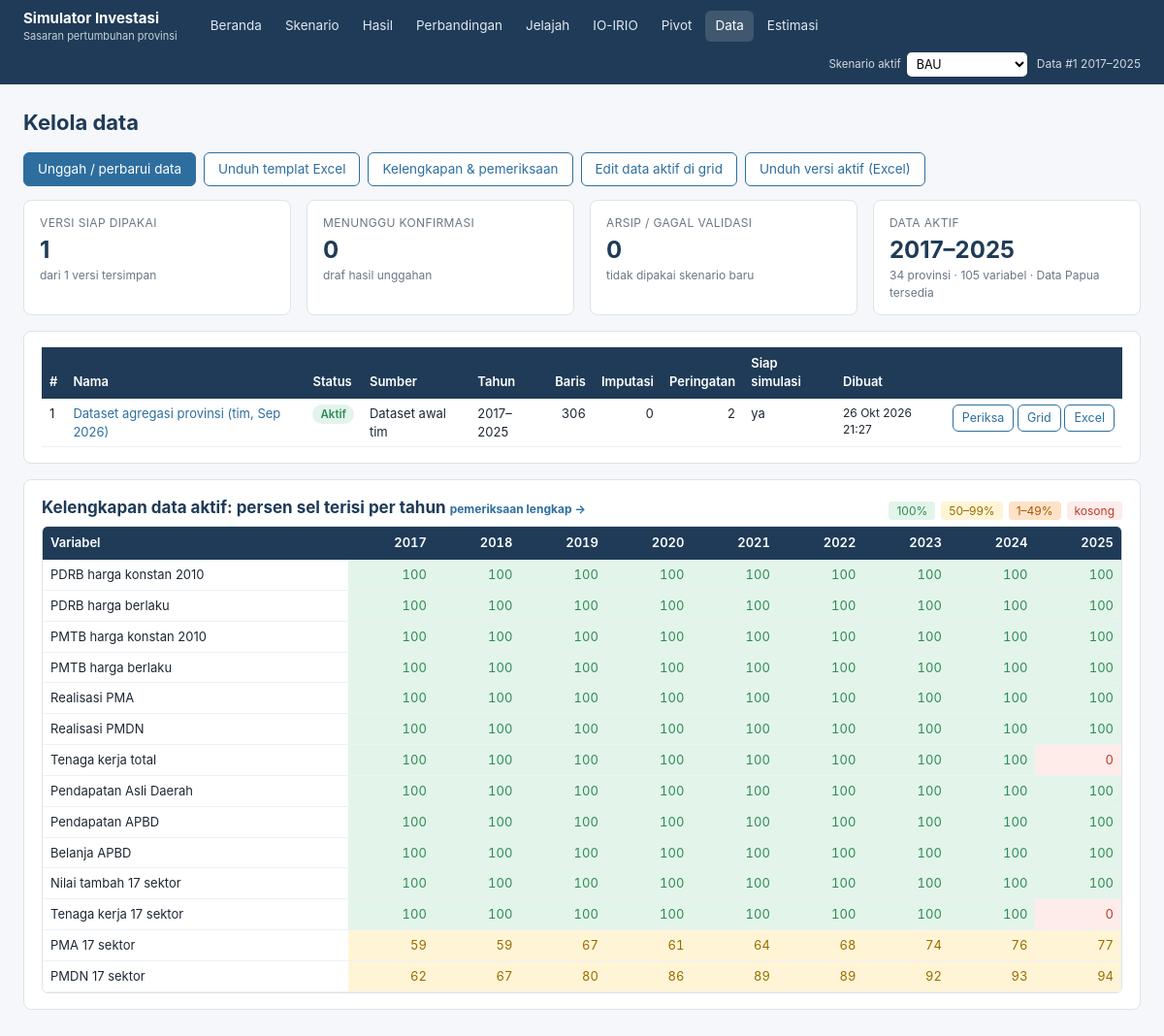
The app's page /data/ with its own data.
### datapanel/models.py (models this page shows, shortened)
class VersiData(models.Model):
    class Status(models.TextChoices):
        DRAF = "draf", "Draf (menunggu konfirmasi)"
        SIAP = "siap", "Siap dipakai"
        AKTIF = "aktif", "Aktif"
        ARSIP = "arsip", "Arsip"
        GAGAL = "gagal", "Gagal validasi"
    class Sumber(models.TextChoices):
        AWAL = "awal", "Dataset awal tim"
        UNGGAH = "unggah", "Unggahan baru"
        PEMBARUAN = "pembaruan", "Pembaruan atas versi lain"
        EDIT = "edit", "Suntingan manual"
    nama = models.CharField(max_length=120)
    keterangan = models.TextField(blank=True)
    sumber = models.CharField(max_length=12, choices=Sumber.choices, default=Sumber.UNGGAH)
    status = models.CharField(max_length=8, choices=Status.choices, default=Status.DRAF)
    induk = models.ForeignKey("self", null=True, blank=True, on_delete=models.SET_NULL,
                              related_name="turunan")
    berkas = models.FileField(upload_to="unggahan/%Y%m/", blank=True)
    nama_berkas = models.CharField(max_length=255, blank=True)
    opsi_pembersihan = models.JSONField(default=dict, blank=True)
    laporan = models.JSONField(default=list, blank=True)
    ringkasan = models.JSONField(default=dict, blank=True)
    tahun_awal = models.PositiveSmallIntegerField(null=True, blank=True)
    tahun_akhir = models.PositiveSmallIntegerField(null=True, blank=True)
    n_baris = models.PositiveIntegerField(default=0)
    pangsa_pemekaran = models.JSONField(default=dict, blank=True)
    dibuat = models.DateTimeField(auto_now_add=True)
    dibuat_oleh = models.ForeignKey(settings.AUTH_USER_MODEL, null=True, blank=True,
                                    on_delete=models.SET_NULL)
    class Meta:
        ordering = ["-dibuat"]
        verbose_name_plural = "versi data"
    @classmethod
    def aktif(cls):
        return cls.objects.filter(status=cls.Status.AKTIF).first()
    @property
    def lengkap_untuk_simulasi(self):
        return bool(self.ringkasan.get("lengkap_untuk_simulasi"))
    @property
    def bisa_rinci_papua(self):
        return bool((self.pangsa_pemekaran or {}).get("kunci"))
    def ke_dataframe(self, dengan_catatan=False):
        baris, catatan = [], {}
        for kode, tahun, nilai, cat in self.observasi.values_list(
                "provinsi_id", "tahun", "nilai", "catatan"):
            baris.append({"kode": kode, "tahun": tahun, **nilai})
            if cat:
                catatan[(kode, tahun)] = cat
        df = pd.DataFrame(baris)
        if df.empty:
            df = pd.DataFrame(columns=["kode", "tahun"])
        df = df.set_index(["kode", "tahun"]).sort_index().astype(float)
        return (df, catatan) if dengan_catatan else df

### datapanel/views.py (the view)
# urls.py: path("", views.daftar_versi, name="daftar_versi"),
def daftar_versi(request):
    versi_list = VersiData.objects.all()
    aktif = VersiData.aktif()
    S = VersiData.Status
    konteks = {"versi_list": versi_list, "n_pakai": versi_list.filter(status__in=[S.SIAP, S.AKTIF]).count(),
               "n_draf": versi_list.filter(status=S.DRAF).count(),
               "n_arsip": versi_list.filter(status__in=[S.ARSIP, S.GAGAL]).count()}
    if aktif:
        konteks["lengkap"] = _kelengkapan(aktif)
    return render(request, "datapanel/daftar_versi.html", konteks)

### datapanel/context_processors.py (called while the page is built)
def versi_aktif(request):
    return {"versi_aktif": VersiData.aktif(), "nama_provinsi": _NAMA}

### datapanel/templatetags/format_id.py (called while the page is built)
def _id(nilai, digit):
    s = f"{nilai:,.{digit}f}"
    return s.replace(",", "\0").replace(".", ",").replace("\0", ".")

@register.filter
def angka(nilai, digit=1):
    try:
        v = float(nilai)
    except (TypeError, ValueError):
        return "–"
    if math.isnan(v):
        return "–"
    return _id(v, int(digit))

### datapanel/variabel.py (called while the page is built)
def label(kode):
    if kode in PER_KODE:
        return PER_KODE[kode].label
    if kode in INDIKATOR_TURUNAN:
        return INDIKATOR_TURUNAN[kode][0]
    return kode

### datapanel/views.py (called while the page is built)
def _kelengkapan(versi):
    df = tambah_turunan(versi.ke_dataframe())
    tahun = sorted(int(t) for t in df.index.get_level_values("tahun").unique())
    terisi = df.notna().groupby(level="tahun").mean() * 100
    baris = [(V.label(k), [float(terisi.at[t, k]) for t in tahun]) for k in KELENGKAPAN if k in terisi]
    for awal, lbl in GRUP_SEKTORAL:
        kol = [c for c in terisi.columns if c.startswith(awal) and c[len(awal):] in V.KODE_SEKTOR]
        if kol:
            baris.append((lbl, [float(terisi.loc[t, kol].mean()) for t in tahun]))
    return {"tahun": tahun, "baris": baris, "n_prov": df.index.get_level_values("kode").nunique(),
            "n_var": len([c for c in df.columns if c in V.PER_KODE])}

### simulasi/aktif.py (called while the page is built)
def ambil(request):
    pk = request.session.get(KUNCI)
    qs = Skenario.objects.filter(hasil__isnull=False).select_related("hasil", "versi_data")
    sk = qs.filter(pk=pk).first() if pk else None
    if sk is None:
        sk = qs.filter(kelompok=Skenario.Kelompok.BAWAAN, templat="P0").first() or qs.order_by("-diubah").first()
    return sk

def grup():
    semua = list(Skenario.objects.only("pk", "nama", "singkat", "kelompok", "templat", "status").order_by("templat", "nama"))
    return [("Default", [s for s in semua if s.kelompok == Skenario.Kelompok.BAWAAN]),
            ("Kustom", [s for s in semua if s.kelompok != Skenario.Kelompok.BAWAAN])]

### simulasi/context_processors.py (called while the page is built)
def skenario_aktif(request):
    if request.path.startswith(("/admin/", "/static/")):
        return {}
    return {"sk_aktif": aktif.ambil(request), "sk_grup": aktif.grup(),
            "di_hasil": bool(re.match(r"^/skenario/\d+/$", request.path))}

### simulasi/models.py (called while the page is built)
    @property
    def label(self):
        return self.singkat or self.nama

### simulator/akses.py (called while the page is built, shortened)
    def __call__(self, request):
        return self.get_response(request)

### templates/datapanel/daftar_versi.html (shortened to what this page needs)
{% extends "base.html" %}
{% load format_id %}
{% block isi %}
<h1>Kelola data</h1>
<div class="aksi" style="margin-bottom:14px">
  <a class="btn" href="{% url 'datapanel:unggah' %}">Unggah / perbarui data</a>
  <a class="btn garis" href="{% url 'datapanel:templat' %}">Unduh templat Excel</a>
  {% if versi_aktif %}<a class="btn garis" href="{% url 'datapanel:kelengkapan' versi_aktif.pk %}">Kelengkapan &amp; pemeriksaan</a>
  <a class="btn garis" href="{% url 'datapanel:sunting_grid' versi_aktif.pk %}">Edit data aktif di grid</a>
  <a class="btn garis" href="{% url 'datapanel:unduh_versi' versi_aktif.pk %}">Unduh versi aktif (Excel)</a>{% endif %}
</div>
<div class="grid g4" style="margin-bottom:16px">
  <div class="kpi"><div class="label">Versi siap dipakai</div><div class="nilai">{{ n_pakai }}</div><div class="ket">dari {{ versi_list|length }} versi tersimpan</div></div>
  <div class="kpi"><div class="label">Menunggu konfirmasi</div><div class="nilai">{{ n_draf }}</div><div class="ket">draf hasil unggahan</div></div>
  <div class="kpi"><div class="label">Arsip / gagal validasi</div><div class="nilai">{{ n_arsip }}</div><div class="ket">tidak dipakai skenario baru</div></div>
  <div class="kpi"><div class="label">Data aktif</div><div class="nilai">{% if versi_aktif %}{{ versi_aktif.tahun_awal }}–{{ versi_aktif.tahun_akhir }}{% else %}–{% endif %}</div>
    <div class="ket">{% if lengkap %}{{ lengkap.n_prov }} provinsi · {{ lengkap.n_var }} variabel{% if versi_aktif.bisa_rinci_papua %} · Data Papua tersedia{% endif %}{% else %}belum ada versi aktif{% endif %}</div></div>
</div>
<div class="kartu">
<table class="tabel">
  <thead><tr><th>#</th><th>Nama</th><th>Status</th><th>Sumber</th><th>Tahun</th><th class="n">Baris</th><th class="n">Imputasi</th><th class="n">Peringatan</th><th>Siap simulasi</th><th>Dibuat</th><th></th></tr></thead>
  <tbody>
  {% for v in versi_list %}
  <tr>
    <td>{{ v.pk }}</td>
    <td><a href="{% url 'datapanel:detail_versi' v.pk %}">{{ v.nama }}</a>{% if v.induk %}<div class="kecil abu">turunan dari #{{ v.induk_id }}</div>{% endif %}</td>
    <td><span class="lencana {{ v.status }}">{{ v.get_status_display }}</span></td>
    <td>{{ v.get_sumber_display }}</td>
    <td>{{ v.tahun_awal }}–{{ v.tahun_akhir }}</td>
    <td class="n">{{ v.n_baris }}</td>
    <td class="n">{{ v.ringkasan.n_imputasi|default:0 }}</td>
    <td class="n">{{ v.ringkasan.n_peringatan|default:0 }}</td>
    <td>{% if v.lengkap_untuk_simulasi %}ya{% else %}<span class="abu">tidak</span>{% endif %}</td>
    <td class="kecil">{{ v.dibuat|date:"d M Y H:i" }}</td>
    <td class="aksi-sel">{% if v.status != "gagal" %}<a class="btn kecil garis" href="{% url 'datapanel:kelengkapan' v.pk %}">Periksa</a> <a class="btn kecil garis" href="{% url 'datapanel:sunting_grid' v.pk %}">Grid</a> {% endif %}<a class="btn kecil garis" href="{% url 'datapanel:unduh_versi' v.pk %}">Excel</a></td>
  </tr>
  {% empty %}<tr><td colspan="11">Belum ada versi data.</td></tr>{% endfor %}
  </tbody>
</table>
</div>
{% if lengkap %}
<div class="kartu">
  <div class="pilih-baris" style="justify-content:space-between;margin-bottom:6px">
    <h2 style="margin:0">Kelengkapan data aktif: persen sel terisi per tahun <a class="kecil" href="{% url 'datapanel:kelengkapan' versi_aktif.pk %}">pemeriksaan lengkap →</a></h2>
    <div class="kecil abu lengkap-legenda"><span class="p100">100%</span><span class="p50">50–99%</span><span class="p1">1–49%</span><span class="p0">kosong</span></div>
  </div>
  <div class="gulir">
  <table class="tabel lengkap">
    <thead><tr><th>Variabel</th>{% for t in lengkap.tahun %}<th class="n">{{ t }}</th>{% endfor %}</tr></thead>
    <tbody>
    {% for nama, nilai in lengkap.baris %}
      <tr><td>{{ nama }}</td>{% for v in nilai %}<td class="n {% if v >= 99.95 %}p100{% elif v >= 50 %}p50{% elif v > 0 %}p1{% else %}p0{% endif %}">{{ v|angka:0 }}</td>{% endfor %}</tr>
    {% endfor %}
    </tbody>
  </table>
  </div>
</div>
{% endif %}
{% endblock %}

### templates/base.html (shortened to what this page needs)
{% load static %}<!doctype html>
<html lang="id">
<head>
  <link rel="stylesheet" href="{% static 'vendor/leaflet/leaflet.css' %}">
  <link rel="stylesheet" href="{% static 'css/app.css' %}">
</head>
<body>
<header class="atas">
  <a class="merek" href="{% url 'beranda' %}">Simulator Investasi<small>Sasaran pertumbuhan provinsi</small></a>
  {% with p=request.path %}
  <nav>
    <a href="{% url 'beranda' %}" class="{% if p == '/' %}aktif{% endif %}">Beranda</a>
    <a href="{% url 'simulasi:daftar' %}" class="{% if p == '/skenario/' or '/edit/' in p or '/baru/' in p or '/asumsi/' in p %}aktif{% endif %}">Skenario</a>
    <a href="{% url 'simulasi:hasil_aktif' %}" class="{% if di_hasil %}aktif{% endif %}">Hasil</a>
    <a href="{% url 'simulasi:bandingkan' %}" class="{% if 'bandingkan' in p %}aktif{% endif %}">Perbandingan</a>
    <a href="{% url 'datapanel:penjelajah' %}" class="{% if '/jelajah/' in p %}aktif{% endif %}">Jelajah</a>
    <a href="{% url 'io:beranda' %}" class="{% if p|slice:':4' == '/io/' %}aktif{% endif %}">IO-IRIO</a>
    <a href="{% url 'pivot' %}" class="{% if p|slice:':7' == '/pivot/' %}aktif{% endif %}">Pivot</a>
    <a href="{% url 'datapanel:daftar_versi' %}" class="{% if '/data/' in p and '/jelajah/' not in p %}aktif{% endif %}">Data</a>
    <a href="{% url 'estimasi:daftar' %}" class="{% if '/estimasi/' in p %}aktif{% endif %}">Estimasi</a>
  </nav>
  {% endwith %}
  <div class="versi">
    {% if sk_grup %}
    <form class="pilih-aktif" method="post" action="{% url 'simulasi:aktif' %}">{% csrf_token %}
      <label for="pilih-skenario-aktif">Skenario aktif</label>
      <select id="pilih-skenario-aktif" name="pk" onchange="this.form.submit()">
        {% for judul, daftar in sk_grup %}{% if daftar %}<optgroup label="{{ judul }}">
          {% for s in daftar %}<option value="{{ s.pk }}" {% if sk_aktif and s.pk == sk_aktif.pk %}selected{% endif %} >{{ s.label }}</option>{% endfor %}
        </optgroup>{% endif %}{% endfor %}
      </select>
    </form>
    {% endif %}
    <span class="data-aktif">{% if versi_aktif %}Data <a style="color:#fff" href="{% url 'datapanel:detail_versi' versi_aktif.pk %}">#{{ versi_aktif.pk }} {{ versi_aktif.tahun_awal }}–{{ versi_aktif.tahun_akhir }}</a>{% else %}Belum ada data aktif{% endif %}</span>
  </div>
</header>
<main>
  {% block isi %}{% endblock %}
</main>
</body>
</html>

### records on screen
VersiData: pk "1", tahun_awal "2017", tahun_akhir "2025", nama "Dataset agregasi provinsi (tim, Sep 2026)", status "Aktif", sumber "Dataset awal tim", n_baris "306", ringkasan.n_imputasi "0", ringkasan.n_peringatan "2", shows "ya", dibuat "26 Okt 2026 21:27", shows "Periksa"

### other values on screen
{{ n_pakai }} "1"
{{ versi_list|length }} "1"
{{ n_draf }} "0"
{{ n_arsip }} "0"
{{ lengkap.n_prov }} "34"
{{ lengkap.n_var }} "105"
{{ t }} "2017" "2018" "2019" "2020" "2021" "2022" "2023" "2024" "2025"
{{ nama }} "PDRB harga konstan 2010" "PDRB harga berlaku" "PMTB harga konstan 2010" "PMTB harga berlaku" "Realisasi PMA" "Realisasi PMDN" "Tenaga kerja total" "Pendapatan Asli Daerah" "Pendapatan APBD" "Belanja APBD" "Nilai tambah 17 sektor" "Tenaga kerja 17 sektor" "PMA 17 sektor" "PMDN 17 sektor"
{{ v|angka:0 }} "100" "100" "100" "100" "100" "100" "100" "100" "100" "100" "100" "100" "100" "100" "100" "100" "100" "100" "100" "100" "100" "100" "100" "100" "100" "100" "100" "100" "100" "100" "100" "100" "100" "100" "100" "100" "100" "100" "100" "100" "100" "100" "100" "100" "100" "100" "100" "100" "100" "100" "100" "100" "100" "100" "100" "100" "100" "100" "100" "100" "100" "100" "0" "100" "100" "100" "100" "100" "100" "100" "100" "100" "100" "100" "100" "100" "100" "100" "100" "100" "100" "100" "100" "100" "100" "100" "100" "100" "100" "100" "100" "100" "100" "100" "100" "100" "100" "100" "100" "100" "100" "100" "100" "100" "100" "100" "100" "0" "59" "59" "67" "61" "64" "68" "74" "76" "77" "62" "67" "80" "86" "89" "89" "92" "93" "94"
form field pk "BAU"
